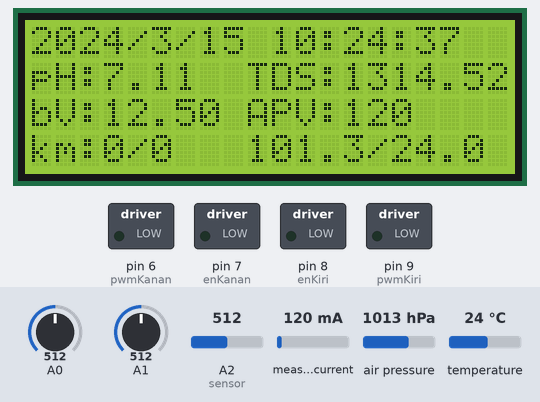
This program was run on a simulated Arduino Uno, built with avr-gcc and run on an emulated ATmega328P. Parts: 20×4 character LCD, switched loads named in the program (green lamp = pin HIGH). The test bench sets the inputs (shaded band); at power-on: measured current 120 mA, air pressure 1013 hPa, A0 = 512, A1 = 512, A2 (sensor) = 512, temperature 24 °C. The local clock reads 2024-03-15 10:24:30 at power-on unless the program sets it; what the program prints to the serial monitor is not drawn.

Above: at 7.4 s.
8.4 s: measured current set to 40 mA
At 10.0 s:
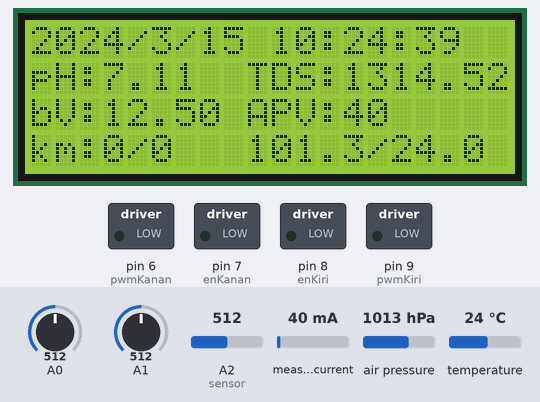
10.7 s: air pressure set to 952 hPa
At 11.8 s:
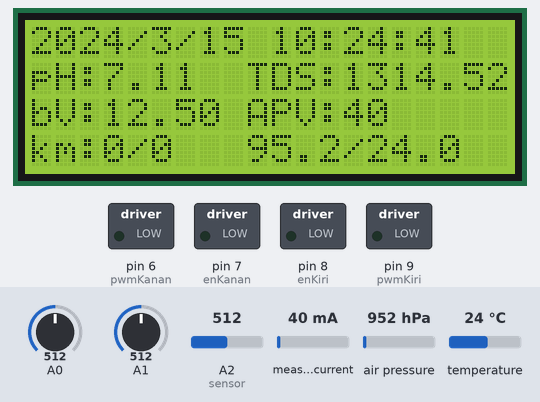
12.8 s: A0 set to 716
At 13.9 s:
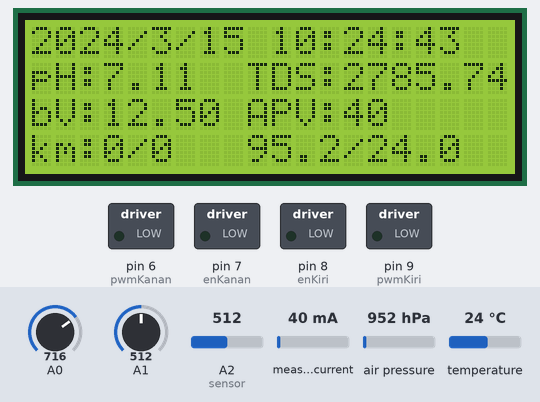
14.7 s: A1 set to 716
At 16.1 s:
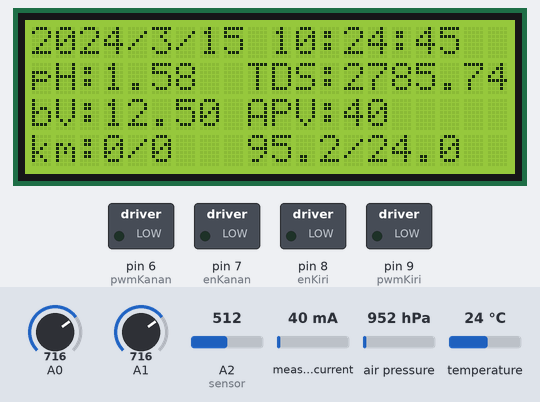
16.8 s: A2 (sensor) set to 716
At 18.0 s:
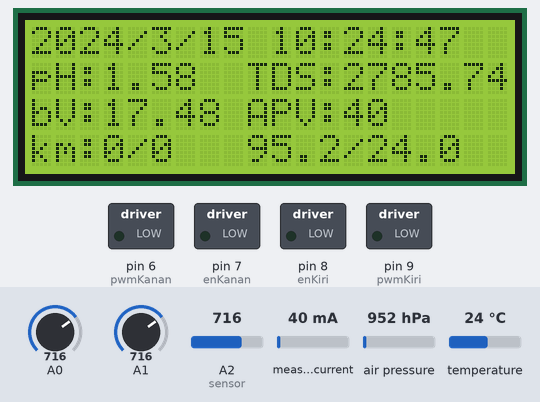
18.7 s: temperature set to 12 °C
At 20.1 s:
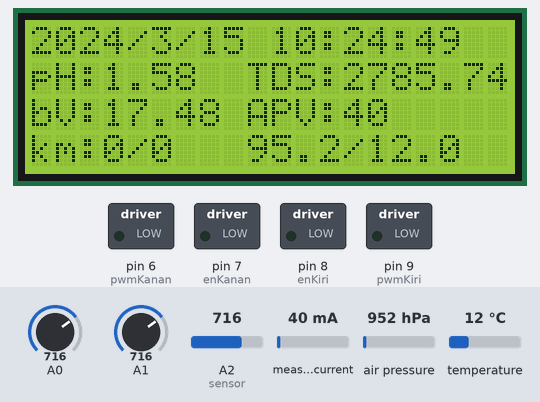
Timing chart, 0 to 21.7 s (numbered marks = the images above; inputs shaded):
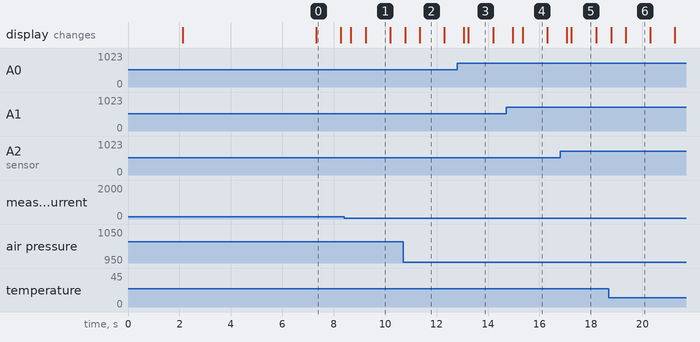

The program:

main.cpp
```cpp
#include <Arduino.h>
#include <Wire.h>
#include <SPI.h>
#include <LiquidCrystal_I2C.h>

// sensor bmp280
// #include <Adafruit_Sensor.h>
#include <Adafruit_BMP280.h>
#define BMP_SCK (13)
#define BMP_MISO (12)
#define BMP_MOSI (11)
#define BMP_CS (10)
// #define SEALEVELPRESSURE_HPA (1013.25)
Adafruit_BMP280 bmp; // I2C
// sensor tds
#include "GravityTDS.h"
// current sensor
#include "ACS712.h"
ACS712 ACS(A3, 5.0, 1023, 66); // konek sensor acs ke a3
// rtc
#include "RTClib.h"
RTC_DS3231 rtc;
char daysOfTheWeek[7][12] = {"min", "sen", "sel", "rab", "kam", "jum", "sab"};
// sensor ph
int samples = 10;
// sensor tds
GravityTDS gravityTds;
float temperature = 25, tdsValue = 0;
// lcd i2c
LiquidCrystal_I2C lcd(0x27, 20, 4);
// sensor voltage
float vOUT = 0.0;
float vIN = 0.0;
int analogVolt = 0;

// data untuk motor
int kecepatanMotor, keadaanMotor;

// untuk motor driver
const int enKanan = 7;
const int enKiri = 8;
const int pwmKanan = 6;
const int pwmKiri = 9;

bool parsing = false;
String sData, data[10];

void setup()
{
  Serial.begin(115200);

  // sensor bmp280
  unsigned status;
  // status = bmp.begin(BMP280_ADDRESS_ALT, BMP280_CHIPID);
  status = bmp.begin(0x76);
  if (!status)
  {
    Serial.println(F("Could not find a valid BMP280 sensor, check wiring or "
                     "try a different address!"));
    Serial.print("SensorID was: 0x");
    Serial.println(bmp.sensorID(), 16);
    Serial.print("        ID of 0xFF probably means a bad address, a BMP 180 or BMP 085\n");
    Serial.print("   ID of 0x56-0x58 represents a BMP 280,\n");
    Serial.print("        ID of 0x60 represents a BME 280.\n");
    Serial.print("        ID of 0x61 represents a BME 680.\n");
    while (1)
      delay(10);
  }
  /* Default settings from datasheet. */
  bmp.setSampling(Adafruit_BMP280::MODE_NORMAL,     /* Operating Mode. */
                  Adafruit_BMP280::SAMPLING_X2,     /* Temp. oversampling */
                  Adafruit_BMP280::SAMPLING_X16,    /* Pressure oversampling */
                  Adafruit_BMP280::FILTER_X16,      /* Filtering. */
                  Adafruit_BMP280::STANDBY_MS_500); /* Standby time. */

  // buat pinmode dan buat jadi aktif
  // ketika 2 en motor high, artinya motor pada keadaan aktif (standby)
  // ketika 2 en motor low, artinya motor nonaktif (mati total)
  pinMode(enKanan, OUTPUT);
  pinMode(enKiri, OUTPUT);
  pinMode(pwmKanan, OUTPUT);
  pinMode(pwmKiri, OUTPUT);
  digitalWrite(enKanan, LOW);
  digitalWrite(enKiri, LOW);
  analogWrite(pwmKanan, 0);
  analogWrite(pwmKiri, 0);

  // i2c lcd
  lcd.init(); // initialize the lcd
  lcd.backlight();

  // untuk sensor arus
  ACS.autoMidPoint();

  // untuk rtc
  if (!rtc.begin())
  {
    Serial.println("Couldn't find RTC");
    Serial.flush();
    while (1)
      delay(10);
  }
  if (rtc.lostPower())
  {
    Serial.println("RTC lost power, let's set the time!");
    rtc.adjust(DateTime(F(__DATE__), F(__TIME__)));
  }

  // sensor tds
  gravityTds.setPin(A0);        // konek tds ke a0
  gravityTds.setAref(5.0);      // reference voltage on ADC
  gravityTds.setAdcRange(1024); // 1024 => 10bit;4096 => 12bit ADC
  gravityTds.begin();           // initialization

  // tampilkan data
  lcd.setCursor(0, 0);
  lcd.print("starting       ");
  lcd.setCursor(0, 1);
  lcd.print("smart biogas...");
  delay(2000);
  lcd.setCursor(0, 0);
  lcd.print("PKM-KC         ");
  lcd.setCursor(0, 1);
  lcd.print("ITERA JAYA     ");
  delay(5000);
}

float ph(float voltage)
{
  return 7 + ((2.5 - voltage) / 0.18);
}

void loop()
{
  // terima data dari blynk
  while (Serial.available())
  {
    char inChar = Serial.read();
    sData += inChar;
    if (inChar == '$')
      parsing = true;
    if (parsing)
    {
      int q = 0;
      for (int i = 0; i < sData.length(); i++)
      {
        if (sData[i] == '#')
        {
          q++;
          data[q] = "";
        }
        else
          data[q] += sData[i];
      }
      kecepatanMotor = data[1].toInt();
      keadaanMotor = data[2].toInt();
      parsing = false;
      sData = "";
    }
  }
  // untuk sensor arus
  int mA = ACS.mA_DC();
  // untk rtc
  DateTime now = rtc.now();
  // untuk sensor ph
  int measurings = 0;
  for (int i = 0; i < samples; i++)
  {
    measurings += analogRead(A1);
    delay(10);
  }
  float voltageph = 5 / 1024.0 * measurings / samples;
  voltageph = voltageph - 0.02;
  // sensor tds
  gravityTds.setTemperature(temperature); // temperature compensation
  gravityTds.update();                    // sample and calculate
  tdsValue = gravityTds.getTdsValue();    // dapatkan nilai dalam ppm

  // voltage sensor
  analogVolt = analogRead(A2); // konek voltage sensor ke a2
  vOUT = (analogVolt * 5.0) / 1024.0;
  vIN = vOUT / 0.2;

  // perintah mengontrol motor
  if (keadaanMotor == 1)
  {
    digitalWrite(enKanan, HIGH);
    digitalWrite(enKiri, HIGH);
    analogWrite(pwmKanan, kecepatanMotor);
    analogWrite(pwmKiri, 0);
  }
  else
  {
    digitalWrite(enKanan, LOW);
    digitalWrite(enKiri, LOW);
    analogWrite(pwmKanan, 0);
    analogWrite(pwmKiri, 0);
  }

  // tampilkan semua data ke lcd
  lcd.setCursor(0, 0);
  lcd.print(now.year());
  lcd.print('/');
  lcd.print(now.month());
  lcd.print('/');
  lcd.print(now.day());
  lcd.print(' ');
  lcd.print(now.hour());
  lcd.print(':');
  lcd.print(now.minute());
  lcd.print(':');
  lcd.print(now.second());
  lcd.print("  ");

  lcd.setCursor(0, 1);
  lcd.print("pH:");
  lcd.print(ph(voltageph));
  lcd.print("  ");
  lcd.setCursor(9, 1);
  lcd.print("TDS:");
  lcd.print(tdsValue);
  lcd.print("  ");

  lcd.setCursor(0, 2);
  lcd.print("bV:");
  lcd.print(vIN);
  lcd.print("  ");
  lcd.setCursor(9, 2);
  lcd.print("APV:");
  lcd.print(mA);
  lcd.print("  ");

  lcd.setCursor(0, 3);
  lcd.print("km:");
  lcd.print(keadaanMotor);
  lcd.print("/");
  lcd.print(kecepatanMotor);
  lcd.print("  ");
  lcd.setCursor(9, 3);
  lcd.print(bmp.readPressure() / 1000, 1); // default pa, ganti kpa
  lcd.print("/");
  lcd.print(bmp.readTemperature(), 1);
  lcd.print(" ");

  // kirim semua data ke blynk
  Serial.print("#");
  Serial.print(ph(voltageph));
  Serial.print("#");
  Serial.print(tdsValue);
  Serial.print("#");
  Serial.print(vIN);
  Serial.print("#");
  Serial.print(mA);
  Serial.print("#");
  Serial.print(bmp.readPressure());
  Serial.print("#");
  Serial.print(bmp.readTemperature());
  Serial.println("#$");
}
```

Measured:
- what the display in image 1 shows lasts 1.0 s, from 9.2 s to 10.2 s
